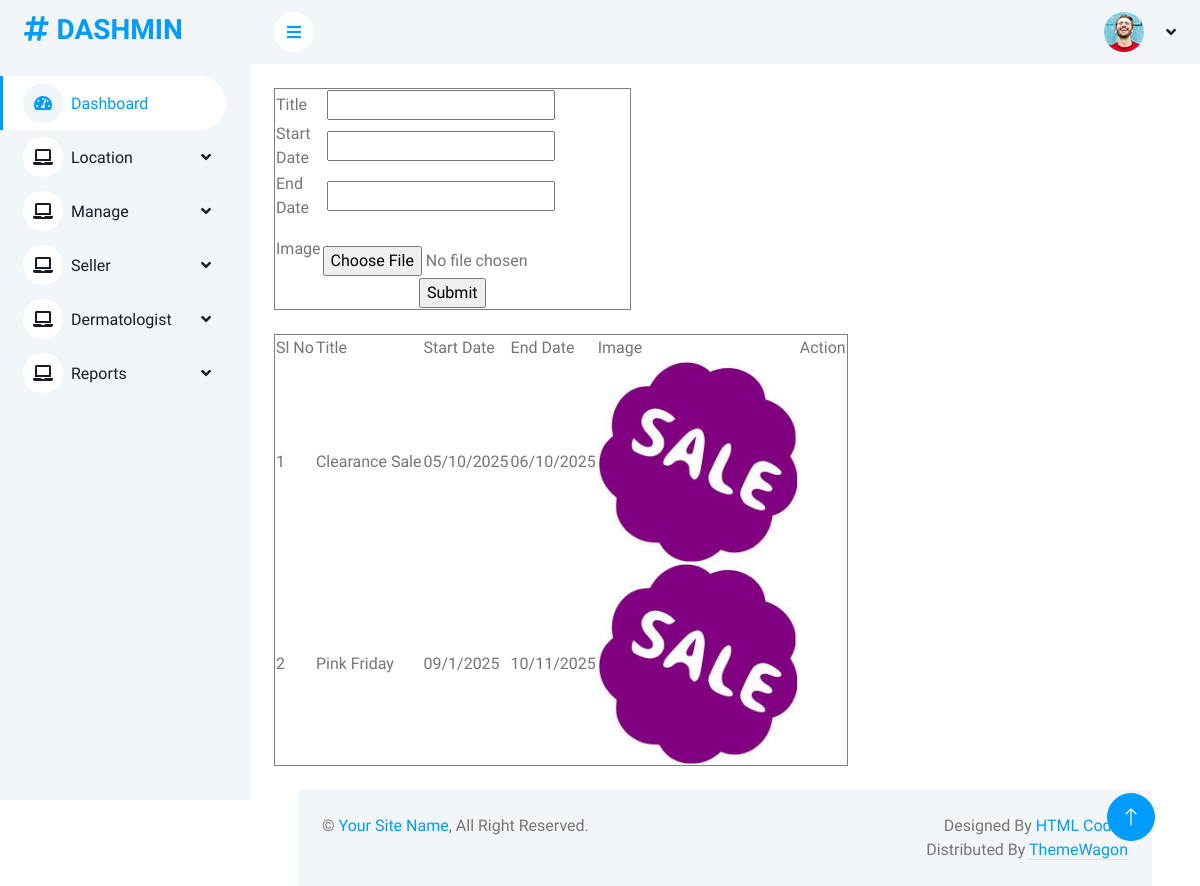
Screenshot of /Project/Admin/Sales.php with the database file from the repository.
### tables this page shows
CREATE TABLE `tbl_sale` (
  `sale_id` int(11) NOT NULL,
  `sale_title` varchar(500) NOT NULL,
  `sale_startdate` varchar(500) NOT NULL,
  `sale_enddate` varchar(500) NOT NULL,
  `sale_date` varchar(500) NOT NULL,
  `sale_status` int(11) NOT NULL DEFAULT 0,
  `sale_image` varchar(500) NOT NULL
);

### Project/Admin/Sales.php (the view, shortened to what this page needs)
<?php
include("Head.php");
	?>
<!DOCTYPE html PUBLIC "-//W3C//DTD XHTML 1.0 Transitional//EN" "http://www.w3.org/TR/xhtml1/DTD/xhtml1-transitional.dtd">
<html xmlns="http://www.w3.org/1999/xhtml">
<head>
</head>
<body>
<form action="" method="post" enctype="multipart/form-data" name="form1" id="form1">
  <table width="200" border="1">
    <tr>
      <td>Title</td>
      <td><label for="txt_title"></label>
      <input type="text" name="txt_title" id="txt_title" /></td>
    </tr>
    <tr>
      <td>Start Date</td>
      <td><label for="txt_start"></label>
      <input type="text" name="txt_start" id="txt_start" /></td>
    </tr>
    <tr>
      <td>End Date</td>
      <td><label for="txt_end"></label>
      <input type="text" name="txt_end" id="txt_end" /></td>
    </tr>
    <tr>
      <td>Image</td>
      <td><label for="file_img"></label>
      <input type="file" name="file_img" id="file_img" /></td>
    </tr>
    <tr>
      <td colspan="2"><center><input type="submit" name="btn_submit" id="btn_submit" value="Submit" /></center></td>
    </tr>
  </table>
</form>
<table border="1">
<tr>
	<td>Sl No</td>
    <td>Title</td>
    <td>Start Date</td>
    <td>End Date</td>
    <td>Image</td>
    <td>Action</td>
</tr>
<?php
$i=0;
		$selQry="select * from tbl_sale  ";
		$result=$Con->query($selQry);
		while($row=$result->fetch_assoc())
		{
			$i++;
?>
<tr>
	<td><?php echo $i;?></td>
     <td><?php echo $row["sale_title"]?></td>
      <td><?php echo $row["sale_startdate"]?></td>
       <td><?php echo $row["sale_enddate"]?></td>
        <td><img src="../Assets/Files/Sale/<?php echo $row['sale_image']; ?>" height="200"/></td></tr>
     <?php
		}?>
        </table>
</body>
</html>
<?php
            include("Foot.php");
            ?>

### Project/Assets/Templates/Admin/css/style.css (style rules this page uses)
:root { --primary: #009CFF; --light: #F3F6F9; --dark: #191C24; }

### rows the page displays
tbl_sale: sale_title "Clearance Sale", sale_startdate "05/10/2025", sale_enddate "06/10/2025", sale_image (picture)
tbl_sale: sale_title "Pink Friday", sale_startdate "09/1/2025", sale_enddate "10/11/2025", sale_image (picture)
